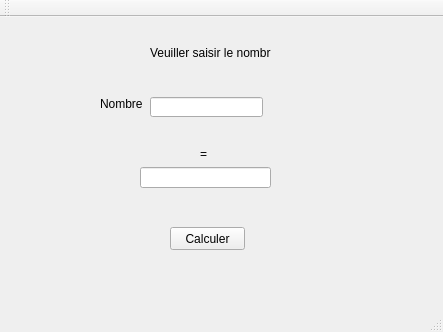
<?xml version="1.0" encoding="UTF-8"?>
<ui version="4.0">
 <class>Appsigne</class>
 <widget class="QMainWindow" name="Appsigne">
  <property name="geometry">
   <rect>
    <x>0</x>
    <y>0</y>
    <width>443</width>
    <height>332</height>
   </rect>
  </property>
  <property name="windowTitle">
   <string>Appsigne</string>
  </property>
  <widget class="QWidget" name="centralWidget">
   <widget class="QLabel" name="linformation">
    <property name="geometry">
     <rect>
      <x>150</x>
      <y>20</y>
      <width>121</width>
      <height>31</height>
     </rect>
    </property>
    <property name="text">
     <string>Veuiller saisir le nombre</string>
    </property>
   </widget>
   <widget class="QLineEdit" name="lENb1">
    <property name="geometry">
     <rect>
      <x>150</x>
      <y>80</y>
      <width>113</width>
      <height>20</height>
     </rect>
    </property>
   </widget>
   <widget class="QLabel" name="lEgal">
    <property name="geometry">
     <rect>
      <x>200</x>
      <y>130</y>
      <width>46</width>
      <height>13</height>
     </rect>
    </property>
    <property name="text">
     <string>=</string>
    </property>
   </widget>
   <widget class="QLineEdit" name="lESigne">
    <property name="geometry">
     <rect>
      <x>140</x>
      <y>150</y>
      <width>131</width>
      <height>21</height>
     </rect>
    </property>
    <property name="text">
     <string/>
    </property>
   </widget>
   <widget class="QLabel" name="lNb1">
    <property name="geometry">
     <rect>
      <x>100</x>
      <y>80</y>
      <width>46</width>
      <height>13</height>
     </rect>
    </property>
    <property name="text">
     <string>Nombre :</string>
    </property>
   </widget>
   <widget class="QPushButton" name="pbCalculer">
    <property name="geometry">
     <rect>
      <x>170</x>
      <y>210</y>
      <width>75</width>
      <height>23</height>
     </rect>
    </property>
    <property name="text">
     <string>Calculer</string>
    </property>
   </widget>
  </widget>
  <widget class="QMenuBar" name="menuBar">
   <property name="geometry">
    <rect>
     <x>0</x>
     <y>0</y>
     <width>443</width>
     <height>20</height>
    </rect>
   </property>
  </widget>
  <widget class="QToolBar" name="mainToolBar">
   <attribute name="toolBarArea">
    <enum>TopToolBarArea</enum>
   </attribute>
   <attribute name="toolBarBreak">
    <bool>false</bool>
   </attribute>
  </widget>
  <widget class="QStatusBar" name="statusBar"/>
 </widget>
 <layoutdefault spacing="6" margin="11"/>
 <resources/>
 <connections/>
</ui>
